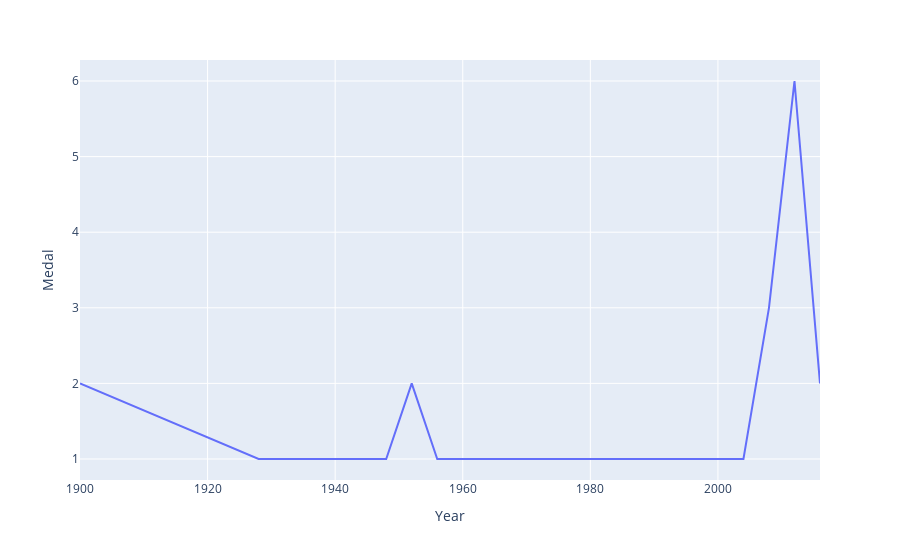

The notebook cell saved with this chart:
### Code cell
fig = px.line(final_df,x="Year",y="Medal")
fig.show()

### Figure 1 — Plotly figure (JSON) as saved in the notebook; plotly's stock layout.template omitted (floating-point values rounded to 4 significant figures)
{"data": [{"hovertemplate": "Year=%{x}<br>Medal=%{y}<extra></extra>", "legendgroup": "", "line": {"color": "#636efa", "dash": "solid"}, "marker": {"symbol": "circle"}, "mode": "lines", "name": "", "orientation": "v", "showlegend": false, "type": "scatter", "x": [1900, 1928, 1932, 1936, 1948, 1952, 1956, 1960, 1964, 1968, 1972, 1980, 1996, 2000, 2004, 2008, 2012, 2016], "xaxis": "x", "y": [2, 1, 1, 1, 1, 2, 1, 1, 1, 1, 1, 1, 1, 1, 1, 3, 6, 2], "yaxis": "y"}], "layout": {"legend": {"tracegroupgap": 0}, "margin": {"t": 60}, "xaxis": {"anchor": "y", "domain": [0, 1], "title": {"text": "Year"}}, "yaxis": {"anchor": "x", "domain": [0, 1], "title": {"text": "Medal"}}}}
